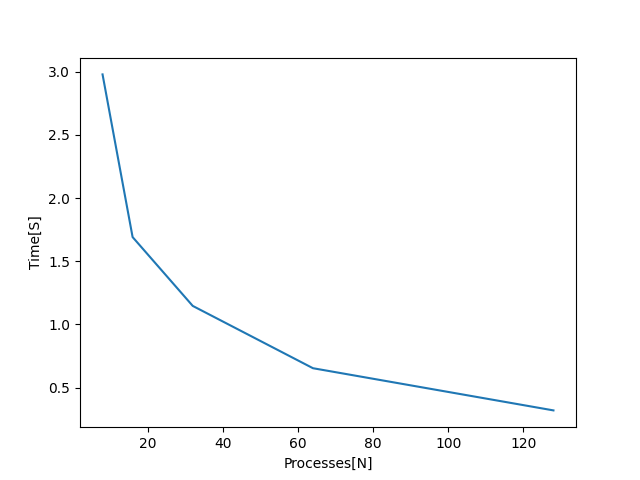

The script that drew this image:
import numpy as np;
import matplotlib.pyplot as plt;

size = np.array([8, 16, 32, 64, 128]);
time = np.array([2.978903, 1.691022 , 1.146282, 0.652999, 0.319038]);
#time2 = np.array([3.579621, 3.171401, 0.942964, 0.562067, 0.301035]);
#time_approx = np.array([3.579621, 3.579621/2, 3.579621/4, 3.579621/8, 3.579621/16]);

plt.plot(size, time); #, size, time_approx);
#plt.legend(["Tree", "Linear"])
plt.ylabel("Time[S]");
plt.xlabel("Processes[N]");
plt.show();
